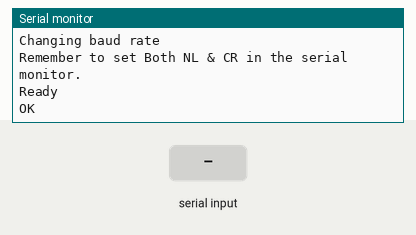
Bench run of a sketch on a simulated Arduino Uno, built with avr-gcc and run on an emulated ATmega328P. On the bench: the last lines printed to the serial monitor. The inputs (shaded band) are chosen by the test bench. The modem accepts every AT command (registered, SIM ready, sends succeed) and sends nothing else.

Above: at 5.7 s.
5.8 s: "1" received over the second serial link
At 6.4 s:
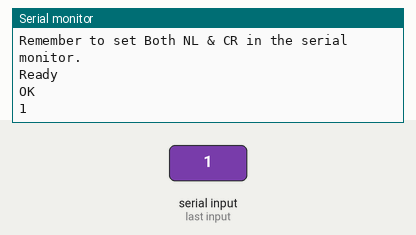
7.3 s: "0" received over the second serial link
At 8.7 s:
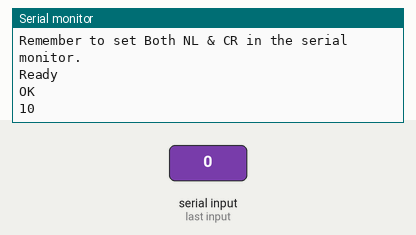

Measured:
- after the input at 5.8 s, the serial monitor: prints a new line at once (image 1)
- after the input at 7.3 s, the serial monitor: prints a new line at once (image 2)

The sketch:

interface_esp8266_at-commands.ino
```cpp
// Basic serial communication with ESP8266
// Uses serial monitor for communication with ESP8266
//
//  Pins
//  Arduino pin 2 (RX) to ESP8266 TX
//  Arduino pin 3 to voltage divider then to ESP8266 RX
//  Connect GND from the Arduiono to GND on the ESP8266
//  Pull ESP8266 CH_PD HIGH
//
// When a command is entered in to the serial monitor on the computer
// the Arduino will relay it to the ESP8266
//

#include <SoftwareSerial.h>
SoftwareSerial ESPserial(3, 2); // RX | TX

void setup()
{
//    Serial.begin(9600);     // communication with the host computer
    //while (!Serial)   { ; }

    // Start the software serial for communication with the ESP8266
//    ESPserial.begin(115200);
//    delay(1000);
//    Serial.println("Changing baud rate");
//    ESPserial.println("AT+IPR=9600");
//    delay(1000);
//    ESPserial.begin(9600);
//    delay(2000);

    Serial.begin(9600);
  delay(500);
  ESPserial.begin(115200);
  delay(1000);
  Serial.println("Changing baud rate");
  ESPserial.println("AT+IPR=9600");
  delay(1000);
  ESPserial.begin(9600);
  delay(2000);

    Serial.println("");
    Serial.println("Remember to set Both NL & CR in the serial monitor.");
    Serial.println("Ready");
    Serial.println("");
}

void loop()
{
    // listen for communication from the ESP8266 and then write it to the serial monitor
    if ( ESPserial.available() )   {  Serial.write( ESPserial.read() );  }

    // listen for user input and send it to the ESP8266
    if ( Serial.available() )       {  ESPserial.write( Serial.read() );  }
}
```
